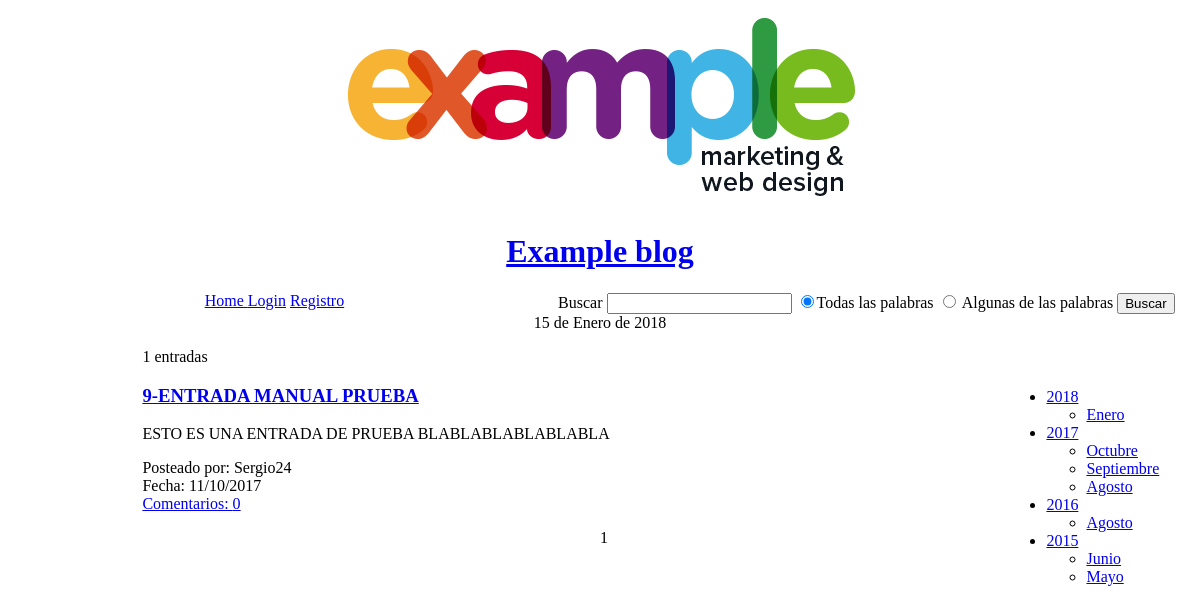
Page /?anno=2017&mes=10 on the committed database.
### tables this page shows
CREATE TABLE `entrada` (
  `id` int(11) NOT NULL,
  `titulo` varchar(100) NOT NULL,
  `usuario` int(11) NOT NULL,
  `cuerpo` text NOT NULL,
  `fecha` date NOT NULL
);

CREATE TABLE `usuario` (
  `user` int(11) NOT NULL,
  `nombre` varchar(25) NOT NULL,
  `clave` varchar(255) NOT NULL,
  `rol` enum('usuario','administrador') NOT NULL
);

### includes/aside.inc.php (the view)
<aside class="filtroAnyo">
	<?php
		$mesesEntrada=['Enero','Febrero','Marzo','Abril','Mayo','Junio',
		'Julio','Agosto','Septiembre','Octubre','Noviembre','Diciembre',];
		$consulta ='SELECT fecha FROM entrada ORDER BY fecha DESC;';
		$entradasPorFecha =$conexion->query($consulta);
		echo '<ul>';
		$fechas = $entradasPorFecha->fetch(PDO::FETCH_ASSOC);
		$anyoIteracion = -1;
		while ($fechas != null){
			$anyo = explode('-',$fechas['fecha'])[0];
			$mesIteracion= -1;
			if ($anyo != $anyoIteracion){
				echo '<li> <a href="/?anno='.$anyo.'">'.$anyo.'</a>';
				$anyoIteracion = $anyo;
			}
				echo '<ul>';
					while ($anyo == $anyoIteracion && $fechas != null) {
						$anyo = explode('-',$fechas['fecha'])[0];
						$mes = explode('-',$fechas['fecha'])[1];
						if ($mes != $mesIteracion && $anyo == $anyoIteracion) {
							echo '<li> <a href="/?anno='.$anyo.'&mes='.$mes.'">'.$mesesEntrada[$mes-1].'</a></li>';
							$mesIteracion=$mes;
						}
						$fechas = $entradasPorFecha->fetch(PDO::FETCH_ASSOC);
					}
				echo '</ul>';
			echo '</li>';
		}
		echo '</ul>';
	?>
</aside>

### index.php (shortened to what this page needs)
<!DOCTYPE html>
<html lang="es">
<head>
	<link rel="stylesheet" href="css/estilo.css">
</head>
<body>
	<?php
		$opc = array(PDO::MYSQL_ATTR_INIT_COMMAND => 'SET NAMES utf8');
		try {
			$conexion = new PDO('mysql:host=localhost;dbname=blogdwes', 'userblog', 'passblog', $opc);
		} catch (PDOException $e) {
			echo 'Falló la conexión: ' . $e->getMessage();
		}
	require_once('includes/cabecera.inc.php');
	require_once('includes/aside.inc.php');
	if (isset($_GET['anno']) && isset($_GET['mes'])){
		$consulta=$conexion->prepare ('SELECT count(*) FROM `entrada` WHERE YEAR(fecha)=:anno AND MONTH(fecha)=:mes;');
		$consulta->bindParam(':anno',$_GET['anno']);
		$consulta->bindParam(':mes',$_GET['mes']);
		$consulta->execute();
		$numeroDeEntradas=$consulta->fetch(PDO::FETCH_NUM)[0];
		$cuentaEntradas=$numeroDeEntradas;
		if ( $numeroDeEntradas == 0){
			header('location: /');
			exit();
		}else {
			$entradasPorPagina = 5;
			$numeroDeEntradas = ($_GET['pagina'] -1) * $entradasPorPagina;
			$consulta=$conexion->prepare ('SELECT * FROM `entrada` WHERE YEAR(fecha)=:anno AND MONTH(fecha)=:mes ORDER BY id DESC LIMIT '.$numeroDeEntradas.',5;');
			$consulta->bindParam(':anno',$_GET['anno']);
			$consulta->bindParam(':mes',$_GET['mes']);
			$consulta->execute();
			$entradas = $consulta;
			echo '<section id="entradas">';
			echo '<span>'.$cuentaEntradas .' entradas</span> <br>';
			while (($muestraEntradas = $entradas->fetch(PDO::FETCH_ASSOC)) !=null) {
				echo '<article>';
				echo '<h3><a href = " index.php?id='.$muestraEntradas['id'] .'">'.$muestraEntradas['titulo'].'</a></h3>';
				echo '<p>'.$muestraEntradas['cuerpo'].'</p>';
				$usuario = 'SELECT nombre FROM usuario WHERE user ='.$muestraEntradas['usuario'].';';
				$usuario = $conexion->query($usuario)->fetch(PDO::FETCH_NUM)[0];
				$fecha = $muestraEntradas['fecha'];
				$fecha = explode('-',$fecha);
				$fechaConvertida=null;
				for ($i = count($fecha)-1;$i>=0;$i--){
					if ($i>0)$fechaConvertida .=$fecha[$i].'/';
					else $fechaConvertida .=$fecha[$i];
				}
				echo 'Posteado por: '.$usuario.' <br> Fecha: '.$fechaConvertida;
				$numComentarios = 'SELECT count(*) FROM comentario WHERE idEntrada ='.$muestraEntradas['id'].';';
				$numComentarios = $conexion->query($numComentarios)->fetch(PDO::FETCH_NUM)[0];
				echo '<br><a href = " index.php?id='.$muestraEntradas['id'] .'#comentarios">Comentarios: '.$numComentarios.'</a>';
				echo '</article>';
			}
			echo "</section>";
			echo '<div class="paginacion">';
			$totalPaginas=$numeroDeEntradas / $entradasPorPagina;
			for ($i = 1 ; $i<=$totalPaginas + 1 ; $i ++ ){
				if ( $_GET['pagina'] == $i ) echo $i;
				else echo '<a href="index.php?anno='.$_GET['anno'].'&mes='.$_GET['mes'].'&pagina='.$i.'">'.$i.'</a>';
			}
			echo '</div>';
				}
	}else if (isset($_GET['anno'])){
			$consulta=$conexion->prepare ('SELECT count(*) FROM `entrada` WHERE YEAR(fecha)=:anno;');
			$consulta->bindParam(':anno',$_GET['anno']);
			$consulta->execute();
			$numeroDeEntradas=$consulta->fetch(PDO::FETCH_NUM)[0];
			$cuentaEntradas=$numeroDeEntradas;
			if ( $numeroDeEntradas == 0){
				header('location: /');
				exit();
			}else {
				$entradasPorPagina = 5;
				if (!isset($_GET['pagina'])) $_GET['pagina']=1;
				$numeroDeEntradas = ($_GET['pagina'] -1) * $entradasPorPagina;
				$consulta=$conexion->prepare ('SELECT * FROM `entrada` WHERE YEAR(fecha)=:anno ORDER BY id DESC LIMIT '.$numeroDeEntradas.',5;');
				$consulta->bindParam(':anno',$_GET['anno']);
				$consulta->execute();
				$entradas = $consulta;
				echo '<span>'.$cuentaEntradas .' entradas</span> <br>';
				echo '<section id="entradas">';
				while (($muestraEntradas = $entradas->fetch(PDO::FETCH_ASSOC)) !=null) {
					echo '<article>';
					echo '<h3><a href = " index.php?id='.$muestraEntradas['id'] .'">'.$muestraEntradas['titulo'].'</a></h3>';
					echo '<p>'.$muestraEntradas['cuerpo'].'</p>';
					$usuario = 'SELECT nombre FROM usuario WHERE user ='.$muestraEntradas['usuario'].';';
					$usuario = $conexion->query($usuario)->fetch(PDO::FETCH_NUM)[0];
					$fecha = $muestraEntradas['fecha'];
					$fecha = explode('-',$fecha);
					$fechaConvertida=null;
					for ($i = count($fecha)-1;$i>=0;$i--){
						if ($i>0)$fechaConvertida .=$fecha[$i].'/';
						else $fechaConvertida .=$fecha[$i];
					}
					echo 'Posteado por: '.$usuario.' <br> Fecha: '.$fechaConvertida;
					$numComentarios = 'SELECT count(*) FROM comentario WHERE idEntrada ='.$muestraEntradas['id'].';';
					$numComentarios = $conexion->query($numComentarios)->fetch(PDO::FETCH_NUM)[0];
					echo '<br><a href = " index.php?id='.$muestraEntradas['id'] .'#comentarios">Comentarios: '.$numComentarios.'</a>';
					echo '</article>';
				}
				echo "</section>";
				echo '<div class="paginacion">';
				$totalPaginas=$numeroDeEntradas / $entradasPorPagina;
				if ($_GET['pagina']!= 1 ){
						echo '<br>';
						echo '<a href = "index.php?anno='.$_GET['anno'].'"> &lt;&lt;  </a>';
						echo '<a href = "index.php?anno='.$_GET['anno'].'&pagina='.($_GET['pagina'] - 1).'"> &lt; </a>';
					}
				for ($i = 1 ; $i<=$totalPaginas + 1 ; $i ++ ){
					if ( $_GET['pagina'] == $i ) echo $i;
					else echo '<a href="index.php?anno='.$_GET['anno'].'&pagina='.$i.'">'.$i.'</a>';
				}
				if ($_GET['pagina'] != ceil($totalPaginas) && ceil($totalPaginas) != 0){
					echo '<a href =" index.php?anno='.$_GET['anno'].'&pagina='.($_GET['pagina'] + 1) .' "> &gt; </a> ';
					echo '<a href = "index.php?anno='.$_GET['anno'].'&pagina='.ceil($totalPaginas).'"> &gt;&gt; </a>';
				}
				echo '</div>';
			}
	}else if (isset($_GET['id'])) {
		$consulta=$conexion->prepare('SELECT count(*) FROM entrada WHERE id = :id');
		$consulta->bindParam(':id',$_GET['id']);
		$consulta->execute();
		$existeEntrada=$consulta->fetch(PDO::FETCH_NUM)[0];
			if ( $existeEntrada == 0) header('location: /');
			else {
				$consulta=$conexion->prepare ('SELECT * FROM entrada WHERE id = :id');
				$consulta->bindParam(':id',$_GET['id']);
				$consulta->execute();
				$datosEntrada = $consulta->fetch(PDO::FETCH_ASSOC);
				if ($datosEntrada != null) {
					echo '<section class="entradas">';
						echo '<article>';
							echo '<h3><a href = " index.php?id='.$datosEntrada['id'] .'">'.$datosEntrada['titulo'].'</a></h3>';
							echo '<p>'.$datosEntrada['cuerpo'].'</p>';
							$usuario = 'SELECT nombre FROM usuario WHERE user ='.$datosEntrada['usuario'].';';
							$usuario = $conexion->query($usuario)->fetch(PDO::FETCH_NUM)[0];
							$fecha = $datosEntrada['fecha'];
							$fecha = explode('-',$fecha);
							$fechaConvertida=null;
							for ($i = count($fecha)-1;$i>=0;$i--){
								if ($i>0)$fechaConvertida .=$fecha[$i].'/';
								else $fechaConvertida .=$fecha[$i];
							}
							echo 'Posteado por: '.$usuario.' <br> Fecha: '.$fechaConvertida;
						echo '</article>';
					echo '</section>';
					echo '<br><br><a href="index.php"> Atras </a>';
					echo '<div class="comentarios">';
						if (!isset($_SESSION['nombre'])) echo 'Es necesario estar <a href="login.php">logeado</a> para poder comentar esta entrada';
						else{
							require_once('comentar.php');
						}
					echo '</div>';
				}
			}
	}
	?>
</body>
</html>

### css/estilo.css (style rules this page uses)
#entradas { width:40%; padding:1em; margin-left:10%; }
.filtroAnyo { width:15%; float:right; padding: 0.5em; margin-top:2em; }
section , .filtroAnyo { vertical-align:top; display:inline-block; }
.paginacion { width: 30%; margin-left:50%; }

### rows in the picture
entrada: fecha "2018", fecha "Enero"
entrada: fecha "2017", fecha "Octubre", titulo "9-ENTRADA MANUAL PRUEBA", cuerpo "ESTO ES UNA ENTRADA DE PRUEBA BLABLABLABLABLABLA", usuario.nombre "Sergio24", fechaConvertida "11/10/2017", numComentarios "0"
entrada: fecha "Septiembre"
entrada: fecha "Agosto"
entrada: fecha "2016", fecha "Agosto"
entrada: fecha "2015", fecha "Junio"
entrada: fecha "Mayo"

### other values in the picture
$valor "15"
$meses[$valor-1] "de Enero de"
$valor "2018"
$cuentaEntradas "1"
